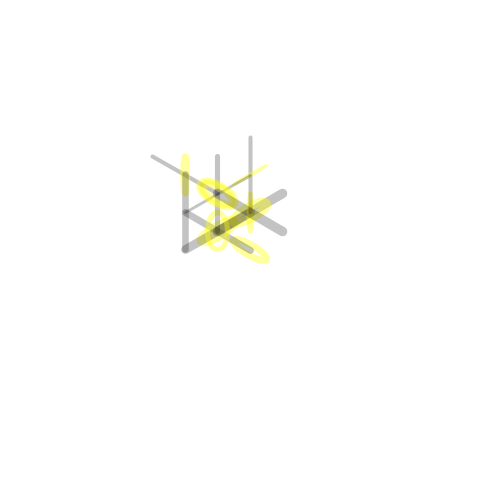
Frame 1 (no input)
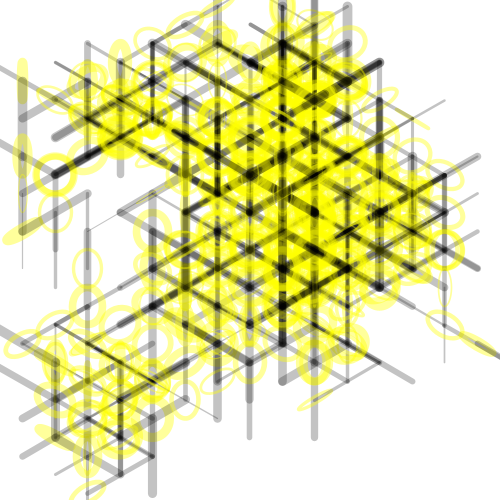
Frame 60 (the mouse pressed at the canvas centre just before this capture)
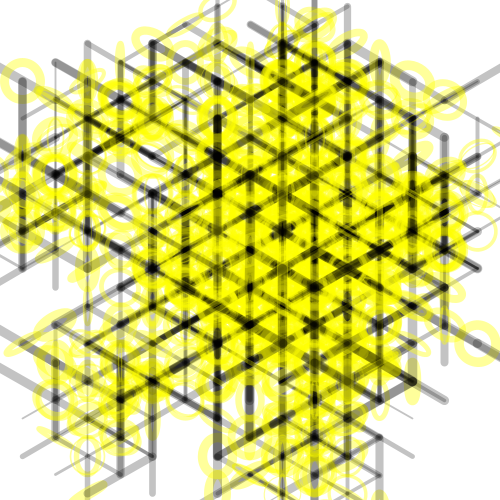
Frame 120 (the mouse held since frame 60 and released just before this capture)

The Processing sketch that drew these frames (run headless with seeded random() and noise(); from frame 60 on, the mouse is pressed at the canvas centre):

// Processing sketch: processing_24779
// ── processing_24779.pde

//Penrose Tile L-System by Geraldine Sarmiento (NYU ITP).
//This code was based on Patrick Dwyer's L-System class.

PenroseLSystem ds;

void setup() 
{
  size(500,500);
  smooth();
  ds = new PenroseLSystem();
  ds.simulate(4);
}

void draw() 
{
  background(255);
  ds.render();
}

class PenroseLSystem extends LSystem {

  int steps = 0;
  float somestep = 0.9;
  String ruleW;
  String ruleX;
  String ruleY;
  String ruleZ;

  PenroseLSystem() {
    axiom = "[X]++[X]++[X]++[X]++[X]";
    ruleW = "YF++ZF4-XF[-YF4-WF]++";
    ruleX = "+YF--ZF[3-WF--XF]+";
    ruleY = "-WF++XF[+++YF++ZF]-";
    ruleZ = "--YF++++WF[+ZF++++XF]--XF";
    startLength = 600;
    theta = radians(60);  
    reset();
  }

  void useRule(String r_) {
    rule = r_;
  }

  void useAxiom(String a_) {
    axiom = a_;
  }

  void useLength(float l_) {
    startLength = l_;
  }

  void useTheta(float t_) {
    theta = radians(t_);
  }

  void reset() {
    production = axiom;
    drawLength = startLength;
    generations = 0;
  }

  int getAge() {
    return generations;
  }

  void render() {
    translate(width/2, height/2);
    int pushes = 0;
    int repeats = 10;
    steps += 50;          
    if (steps > production.length()) {
      steps = production.length();
    }

    for (int i = 0; i < steps; i++) {
      char step = production.charAt(i);
      if (step == 'F') {
        strokeWeight(random(1,10));
        
        for (int j = 0; j < repeats; j++) {
          stroke(255,255,0,100);
          ellipse(0, 0, random(drawLength), drawLength);
          //stroke(255,255,0,60);
          //line(0, 0, 0, drawLength/2);
          stroke(0,60);
          line(0, 0, 0, 2*drawLength);
          noFill();
          translate(0, drawLength);
        }
        repeats = 1;
      } 
      else if (step == '+') {
        for (int j = 0; j < repeats; j++) {
          rotate(theta);
        }
        repeats = 1;
      } 
      else if (step == '-') {
        for (int j =0; j < repeats; j++) {
          rotate(-theta);
        }
        repeats = 1;
      } 
      else if (step == '[') {
        pushes++;            
        pushMatrix();
      } 
      else if (step == ']') {
        popMatrix();
        pushes--;
      } 
      else if ( (step >= 48) && (step <= 57) ) {
        repeats = (int)step - 120;
      }
    }

    // Unpush if we need too
    while (pushes > 0) {
      popMatrix();
      pushes--;
    }
  }

  String iterate(String prod_, String rule_) {
    String newProduction = "";
    for (int i = 0; i < prod_.length(); i++) {
      char step = production.charAt(i);
      if (step == 'W') {
        newProduction = newProduction + ruleW;
      } 
      else if (step == 'X') {
        newProduction = newProduction + ruleX;
      }
      else if (step == 'Y') {
        newProduction = newProduction + ruleY;
      }  
      else if (step == 'Z') {
        newProduction = newProduction + ruleZ;
      } 
      else {
        if (step != 'F') {
          newProduction = newProduction + step;
        }
      }
    }

    drawLength = drawLength * 0.5;
    generations++;
    return newProduction;
  }

}




class LSystem 
{
  int steps = 0;

  String axiom;
  String rule;
  String production;

  float startLength;
  float drawLength;
  float theta;

  int generations;

  LSystem() {
    axiom = "F";
    rule = "F+F-F";
    startLength = 120;
    theta = radians(60);
    reset();
  }

  void reset() {
    production = axiom;
    drawLength = startLength;
    generations = 0;
  }

  int getAge() {
    return generations;
  }

  void render() {
    translate(width/2, height/2);
    steps += 5;          
    if (steps > production.length()) {
      steps = production.length();
    }
    for (int i = 0; i < steps; i++) {
      char step = production.charAt(i);
      if (step == 'F') {
        rect(0, 0, -drawLength, -drawLength);
        noFill();
        translate(0, -drawLength);
      } 
      else if (step == '+') {
        rotate(theta);
      } 
      else if (step == '-') {
        rotate(-theta);
      } 
      else if (step == '[') {
        pushMatrix();
      } 
      else if (step == ']') {
        popMatrix();            
      }
    }
  }

  void simulate(int gen) {
    while (getAge() < gen) {
      production = iterate(production, rule);
    }
  }

  String iterate(String prod_, String rule_) {
    drawLength = drawLength * 0.5;
    generations++;
    String newProduction = prod_;          
    newProduction = newProduction.replaceAll("F", rule_);
    return newProduction;
  }
}
